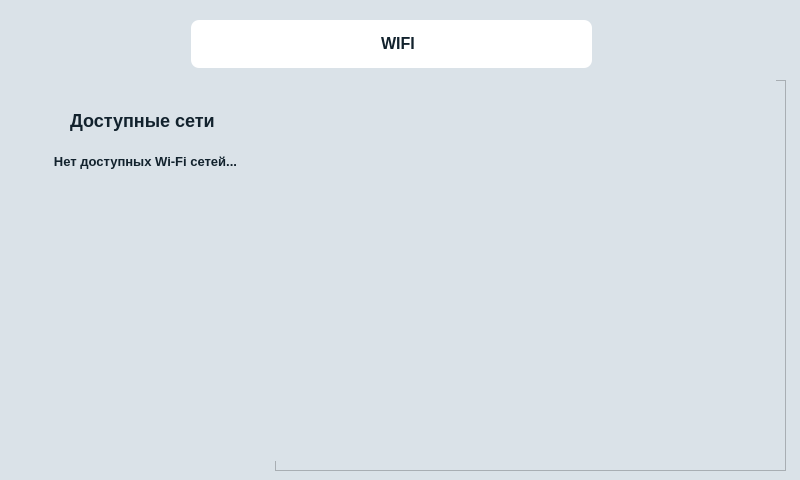
<?xml version="1.0" encoding="UTF-8"?>
<ui version="4.0">
 <class>WifiWindow</class>
 <widget class="QMainWindow" name="WifiWindow">
  <property name="geometry">
   <rect>
    <x>0</x>
    <y>0</y>
    <width>800</width>
    <height>480</height>
   </rect>
  </property>
  <property name="windowTitle">
   <string>MainWindow</string>
  </property>
  <property name="styleSheet">
   <string notr="true">background-color: rgb(218, 226, 232);</string>
  </property>
  <widget class="QWidget" name="centralwidget">
   <widget class="QFrame" name="frame">
    <property name="geometry">
     <rect>
      <x>191</x>
      <y>20</y>
      <width>401</width>
      <height>48</height>
     </rect>
    </property>
    <property name="styleSheet">
     <string notr="true">background-color: rgb(255, 255, 255);
border-radius: 8px;</string>
    </property>
    <property name="frameShape">
     <enum>QFrame::StyledPanel</enum>
    </property>
    <property name="frameShadow">
     <enum>QFrame::Raised</enum>
    </property>
    <widget class="QLabel" name="label">
     <property name="geometry">
      <rect>
       <x>190</x>
       <y>13</y>
       <width>41</width>
       <height>20</height>
      </rect>
     </property>
     <property name="styleSheet">
      <string notr="true">color: #12222D;
font-family: 'RF Dewi';
font-style: normal;
font-weight: 700;
font-size: 16px;
line-height: 120%;
text-align: center;</string>
     </property>
     <property name="text">
      <string>WIFI</string>
     </property>
    </widget>
   </widget>
   <widget class="QLabel" name="label_2">
    <property name="geometry">
     <rect>
      <x>686</x>
      <y>30</y>
      <width>94</width>
      <height>31</height>
     </rect>
    </property>
    <property name="text">
     <string/>
    </property>
    <property name="pixmap">
     <pixmap resource="res.qrc">:/res/img/logo.png</pixmap>
    </property>
    <property name="scaledContents">
     <bool>true</bool>
    </property>
   </widget>
   <widget class="QLabel" name="label_16">
    <property name="geometry">
     <rect>
      <x>20</x>
      <y>20</y>
      <width>151</width>
      <height>48</height>
     </rect>
    </property>
    <property name="text">
     <string/>
    </property>
    <property name="pixmap">
     <pixmap resource="res.qrc">:/res/img/back.png</pixmap>
    </property>
    <property name="scaledContents">
     <bool>false</bool>
    </property>
   </widget>
   <widget class="QPushButton" name="backButton">
    <property name="geometry">
     <rect>
      <x>10</x>
      <y>10</y>
      <width>171</width>
      <height>61</height>
     </rect>
    </property>
    <property name="focusPolicy">
     <enum>Qt::NoFocus</enum>
    </property>
    <property name="styleSheet">
     <string notr="true">background-color: transparent;
border : 0;</string>
    </property>
    <property name="text">
     <string/>
    </property>
   </widget>
   <widget class="QLabel" name="label_3">
    <property name="geometry">
     <rect>
      <x>20</x>
      <y>80</y>
      <width>271</width>
      <height>381</height>
     </rect>
    </property>
    <property name="styleSheet">
     <string notr="true"/>
    </property>
    <property name="text">
     <string/>
    </property>
    <property name="pixmap">
     <pixmap resource="res.qrc">:/res/img/networkList.png</pixmap>
    </property>
   </widget>
   <widget class="QLabel" name="currentLabel">
    <property name="geometry">
     <rect>
      <x>275</x>
      <y>80</y>
      <width>511</width>
      <height>381</height>
     </rect>
    </property>
    <property name="text">
     <string/>
    </property>
    <property name="pixmap">
     <pixmap resource="res.qrc">:/res/img/networkInfo.png</pixmap>
    </property>
   </widget>
   <widget class="QLabel" name="label_6">
    <property name="geometry">
     <rect>
      <x>70</x>
      <y>100</y>
      <width>191</width>
      <height>41</height>
     </rect>
    </property>
    <property name="styleSheet">
     <string notr="true">font-family: 'RF Dewi';
font-style: normal;
font-weight: 700;
font-size: 18px;
line-height: 130%;
color: #12222D;
background-color: rgba(255, 255, 255, 0);</string>
    </property>
    <property name="text">
     <string>Доступные сети</string>
    </property>
   </widget>
   <widget class="QListWidget" name="listWidget">
    <property name="geometry">
     <rect>
      <x>30</x>
      <y>140</y>
      <width>231</width>
      <height>301</height>
     </rect>
    </property>
    <property name="styleSheet">
     <string notr="true">background-color: rgba(255, 255, 255, 0);
border: 0px;</string>
    </property>
   </widget>
   <widget class="QFrame" name="connectFrame">
    <property name="geometry">
     <rect>
      <x>275</x>
      <y>80</y>
      <width>511</width>
      <height>391</height>
     </rect>
    </property>
    <property name="frameShape">
     <enum>QFrame::StyledPanel</enum>
    </property>
    <property name="frameShadow">
     <enum>QFrame::Raised</enum>
    </property>
    <widget class="QLabel" name="label_7">
     <property name="geometry">
      <rect>
       <x>0</x>
       <y>0</y>
       <width>501</width>
       <height>381</height>
      </rect>
     </property>
     <property name="text">
      <string/>
     </property>
     <property name="pixmap">
      <pixmap resource="res.qrc">:/res/img/netConnect.png</pixmap>
     </property>
    </widget>
    <widget class="QLineEdit" name="passwordText">
     <property name="geometry">
      <rect>
       <x>100</x>
       <y>152</y>
       <width>321</width>
       <height>51</height>
      </rect>
     </property>
     <property name="styleSheet">
      <string notr="true">font-family: 'RF Dewi';
font-style: normal;
font-weight: 800;
font-size: 16px;
line-height: 100%;
text-align: center;
color: #12222D;
background-color: rgb(255, 255, 255, 0);
border:0px;</string>
     </property>
     <property name="text">
      <string/>
     </property>
    </widget>
    <widget class="QLabel" name="netName">
     <property name="geometry">
      <rect>
       <x>100</x>
       <y>80</y>
       <width>271</width>
       <height>41</height>
      </rect>
     </property>
     <property name="styleSheet">
      <string notr="true">font-family: 'RF Dewi';
font-style: normal;
font-weight: 800;
font-size: 16px;
text-align: center;
color: #919191;</string>
     </property>
     <property name="text">
      <string/>
     </property>
    </widget>
    <widget class="QPushButton" name="connectButton">
     <property name="geometry">
      <rect>
       <x>70</x>
       <y>220</y>
       <width>381</width>
       <height>91</height>
      </rect>
     </property>
     <property name="focusPolicy">
      <enum>Qt::NoFocus</enum>
     </property>
     <property name="styleSheet">
      <string notr="true">background-color: transparent;
border : 0;</string>
     </property>
     <property name="text">
      <string/>
     </property>
    </widget>
   </widget>
   <widget class="QFrame" name="disconnectFrame">
    <property name="geometry">
     <rect>
      <x>275</x>
      <y>80</y>
      <width>511</width>
      <height>391</height>
     </rect>
    </property>
    <property name="frameShape">
     <enum>QFrame::StyledPanel</enum>
    </property>
    <property name="frameShadow">
     <enum>QFrame::Raised</enum>
    </property>
    <widget class="QLabel" name="label_8">
     <property name="geometry">
      <rect>
       <x>0</x>
       <y>0</y>
       <width>501</width>
       <height>381</height>
      </rect>
     </property>
     <property name="text">
      <string/>
     </property>
     <property name="pixmap">
      <pixmap resource="res.qrc">:/res/img/netDisconnect.png</pixmap>
     </property>
    </widget>
    <widget class="QLabel" name="netName_2">
     <property name="geometry">
      <rect>
       <x>100</x>
       <y>80</y>
       <width>271</width>
       <height>41</height>
      </rect>
     </property>
     <property name="styleSheet">
      <string notr="true">font-family: 'RF Dewi';
font-style: normal;
font-weight: 800;
font-size: 16px;
text-align: center;
color: #919191;</string>
     </property>
     <property name="text">
      <string/>
     </property>
    </widget>
    <widget class="QPushButton" name="disconnectButton">
     <property name="geometry">
      <rect>
       <x>70</x>
       <y>140</y>
       <width>381</width>
       <height>91</height>
      </rect>
     </property>
     <property name="focusPolicy">
      <enum>Qt::NoFocus</enum>
     </property>
     <property name="styleSheet">
      <string notr="true">background-color: transparent;
border : 0;</string>
     </property>
     <property name="text">
      <string/>
     </property>
    </widget>
   </widget>
   <widget class="QTextBrowser" name="noConnectionText">
    <property name="enabled">
     <bool>true</bool>
    </property>
    <property name="geometry">
     <rect>
      <x>30</x>
      <y>150</y>
      <width>231</width>
      <height>31</height>
     </rect>
    </property>
    <property name="styleSheet">
     <string notr="true">font-family: 'RF Dewi';
font-style: normal;
font-weight: 700;
font-size: 14px;
line-height: 130%;
color: #12222D;
background-color: rgba(255, 255, 255, 0);
border:0;</string>
    </property>
    <property name="html">
     <string>&lt;!DOCTYPE HTML PUBLIC &quot;-//W3C//DTD HTML 4.0//EN&quot; &quot;http://www.w3.org/TR/REC-html40/strict.dtd&quot;&gt;
&lt;html&gt;&lt;head&gt;&lt;meta name=&quot;qrichtext&quot; content=&quot;1&quot; /&gt;&lt;meta charset=&quot;utf-8&quot; /&gt;&lt;style type=&quot;text/css&quot;&gt;
p, li { white-space: pre-wrap; }
&lt;/style&gt;&lt;/head&gt;&lt;body style=&quot; font-family:'RF Dewi'; font-size:14px; font-weight:700; font-style:normal;&quot;&gt;
&lt;p align=&quot;center&quot; style=&quot; margin-top:0px; margin-bottom:0px; margin-left:0px; margin-right:0px; -qt-block-indent:0; text-indent:0px;&quot;&gt;&lt;span style=&quot; font-size:10pt; font-weight:696;&quot;&gt;Нет доступных Wi-Fi сетей...&lt;/span&gt;&lt;/p&gt;&lt;/body&gt;&lt;/html&gt;</string>
    </property>
   </widget>
   <widget class="QLabel" name="connectionWifi">
    <property name="geometry">
     <rect>
      <x>610</x>
      <y>20</y>
      <width>48</width>
      <height>48</height>
     </rect>
    </property>
    <property name="text">
     <string/>
    </property>
    <property name="pixmap">
     <pixmap resource="res.qrc">:/res/img/noSignal.png</pixmap>
    </property>
   </widget>
   <zorder>frame</zorder>
   <zorder>label_2</zorder>
   <zorder>label_16</zorder>
   <zorder>backButton</zorder>
   <zorder>currentLabel</zorder>
   <zorder>label_3</zorder>
   <zorder>label_6</zorder>
   <zorder>listWidget</zorder>
   <zorder>disconnectFrame</zorder>
   <zorder>noConnectionText</zorder>
   <zorder>connectionWifi</zorder>
   <zorder>connectFrame</zorder>
  </widget>
 </widget>
 <resources>
  <include location="res.qrc"/>
 </resources>
 <connections/>
</ui>
